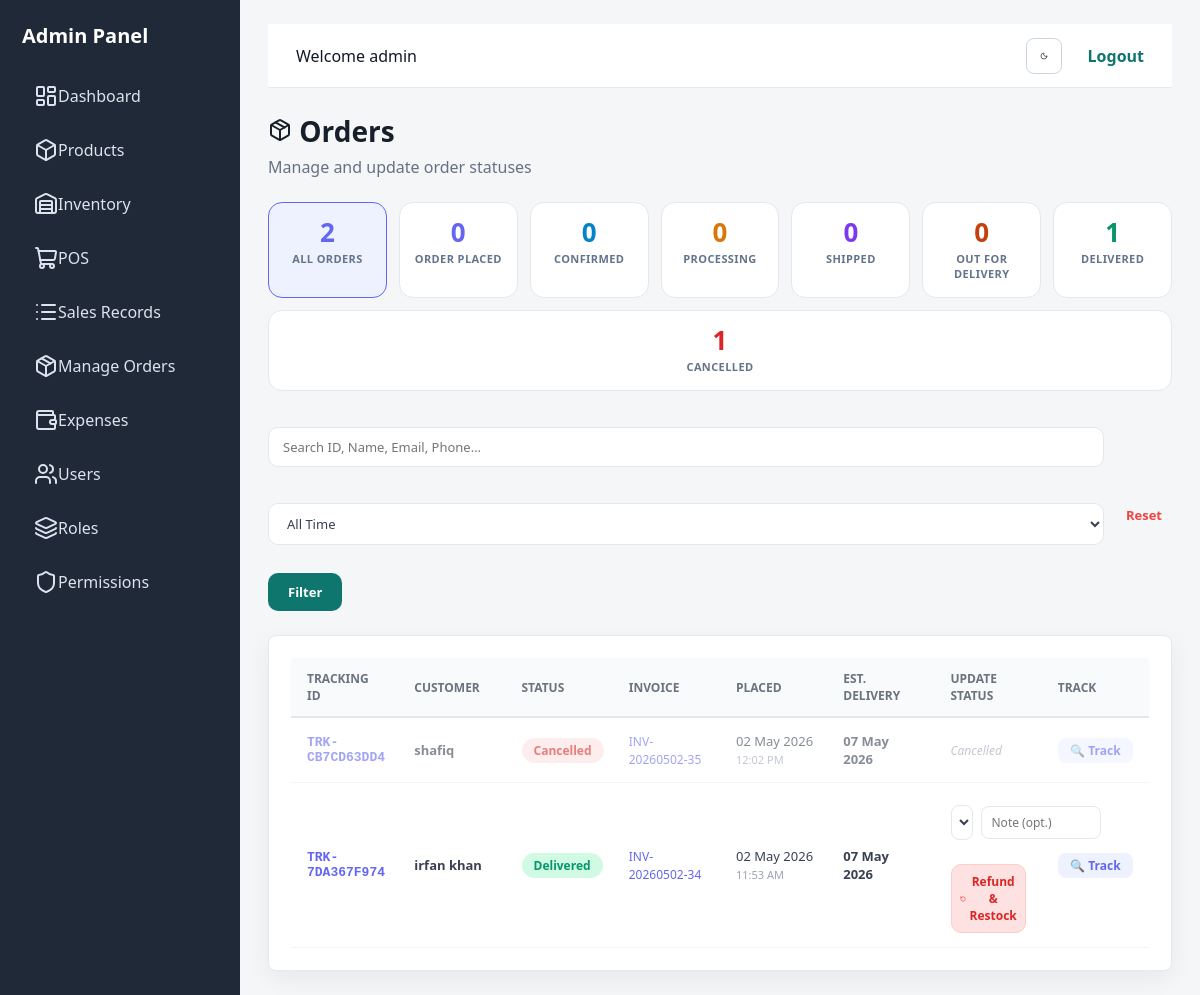
The page /orders/ (signed in) on the database as committed earlier.
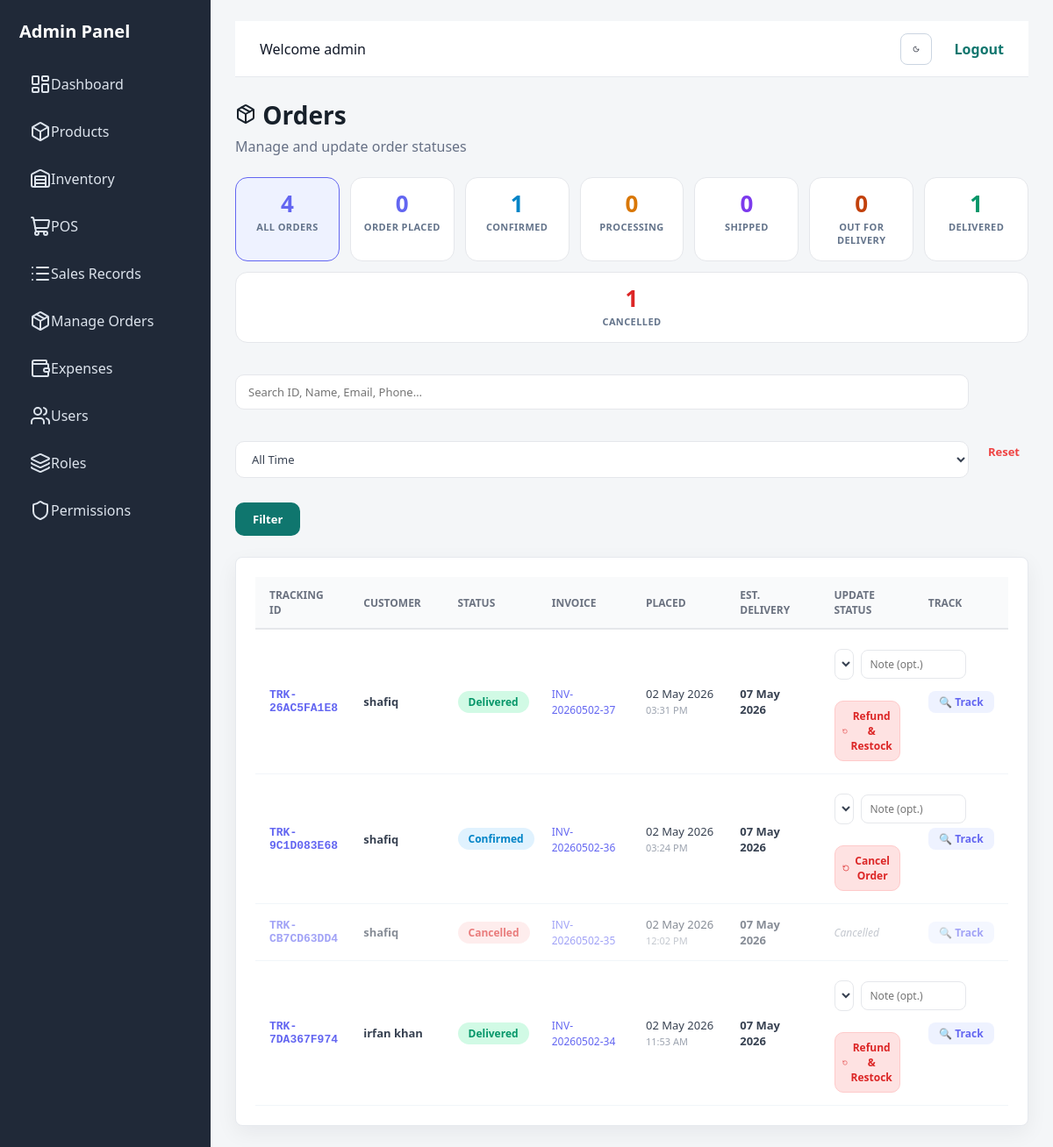
The same page on the database as committed later.
### accounts/models.py (models this page shows, shortened)
class Order(models.Model):
    STATUS_PLACED       = 'placed'
    STATUS_CONFIRMED    = 'confirmed'
    STATUS_PROCESSING   = 'processing'
    STATUS_SHIPPED      = 'shipped'
    STATUS_OUT_FOR_DEL  = 'out_for_delivery'
    STATUS_DELIVERED    = 'delivered'
    STATUS_CANCELLED    = 'cancelled'
    STATUS_CHOICES = [
        (STATUS_PLACED,      'Order Placed'),
        (STATUS_CONFIRMED,   'Confirmed'),
        (STATUS_PROCESSING,  'Processing'),
        (STATUS_SHIPPED,     'Shipped'),
        (STATUS_OUT_FOR_DEL, 'Out for Delivery'),
        (STATUS_DELIVERED,   'Delivered'),
        (STATUS_CANCELLED,   'Cancelled'),
    ]
    STATUS_PIPELINE = [
        STATUS_PLACED,
        STATUS_CONFIRMED,
        STATUS_PROCESSING,
        STATUS_SHIPPED,
        STATUS_OUT_FOR_DEL,
        STATUS_DELIVERED,
    ]
    invoice         = models.OneToOneField(Invoice, on_delete=models.CASCADE, related_name='order', null=True, blank=True)
    tracking_id     = models.CharField(max_length=20, unique=True, blank=True)
    status          = models.CharField(max_length=30, choices=STATUS_CHOICES, default=STATUS_PLACED)
    customer_name   = models.CharField(max_length=200, blank=True)
    customer_email  = models.EmailField(blank=True)
    customer_phone  = models.CharField(max_length=30, blank=True)
    shipping_address= models.TextField(blank=True)
    courier_name    = models.CharField(max_length=100, blank=True)
    courier_tracking= models.CharField(max_length=100, blank=True)  # External tracking number
    notes           = models.TextField(blank=True)
    placed_at       = models.DateTimeField(auto_now_add=True)
    confirmed_at    = models.DateTimeField(null=True, blank=True)
    processing_at   = models.DateTimeField(null=True, blank=True)
    shipped_at      = models.DateTimeField(null=True, blank=True)
    out_for_delivery_at = models.DateTimeField(null=True, blank=True)
    delivered_at    = models.DateTimeField(null=True, blank=True)
    cancelled_at    = models.DateTimeField(null=True, blank=True)
    updated_at      = models.DateTimeField(auto_now=True)
    estimated_delivery = models.DateField(null=True, blank=True)
    class Meta:
        ordering = ['-placed_at']

class Invoice(models.Model):
    invoice_number = models.CharField(max_length=50, unique=True, blank=True, null=True)
    created_at = models.DateTimeField(auto_now_add=True)
    created_by = models.ForeignKey(User, on_delete=models.SET_NULL, null=True)
    total_amount = models.DecimalField(max_digits=12, decimal_places=2, default=0)
    total_discount = models.DecimalField(max_digits=12, decimal_places=2, default=0)
    total_profit = models.DecimalField(max_digits=12, decimal_places=2, default=0)
    payment_method = models.CharField(max_length=50, default='Cash')

### accounts/views.py (the view, shortened to what this page needs)
# urls.py: path('orders/', views.orders_dashboard, name='orders_dashboard'),
@login_required
def orders_dashboard(request):
    from django.db.models import Count, Q
    status_filter = request.GET.get('status', '')
    q = request.GET.get('q', '').strip()
    date_filter = request.GET.get('date', '')
    all_orders = Order.objects.select_related('invoice').order_by('-placed_at')
    status_counts_qs = all_orders.values('status').annotate(count=Count('id'))
    status_counts = {item['status']: item['count'] for item in status_counts_qs}
    status_stats = [
        {
            'code': code,
            'label': label,
            'count': status_counts.get(code, 0),
        }
        for code, label in Order.STATUS_CHOICES
    ]
    total_orders = all_orders.count()
    orders = all_orders
    if status_filter:
        orders = orders.filter(status=status_filter)
    if date_filter == 'today':
        orders = orders.filter(placed_at__date=timezone.localdate())
    elif date_filter == 'week':
        today = timezone.localdate()
        start = today - timedelta(days=today.weekday())
        orders = orders.filter(placed_at__date__gte=start)
    elif date_filter == 'month':
        today = timezone.localdate()
        orders = orders.filter(placed_at__year=today.year, placed_at__month=today.month)
    context = {
        'orders': orders,
        'status_filter': status_filter,
        'date_filter': date_filter,
        'search_query': q,
        'status_choices': Order.STATUS_CHOICES,
        'status_stats': status_stats,
        'total_orders': total_orders,
    }
    return render(request, 'orders_dashboard.html', base_context(request, context))

### accounts/views.py (called while the page is built)
def is_admin(user):
    return user.is_authenticated and (user.is_superuser or has_role(user, ROLE_ADMIN))

def base_context(request, extra=None):
    context = {
        'can_manage_users': is_admin(request.user),
    }
    if extra:
        context.update(extra)
    return context

### accounts/templates/orders_dashboard.html (shortened to what the changed rows need)
{% extends 'base.html' %}
{% load humanize %}
{% block content %}
<section class="page-header">
    <div>
        <h1><i data-lucide="package"></i> Orders</h1>
    </div>
</section>
<div class="stats-strip">
    <a href="{% url 'orders_dashboard' %}"
       class="stat-card total {% if not status_filter %}active{% endif %}">
        <div class="stat-num">{{ total_orders }}</div>
        <div class="stat-label">All Orders</div>
    </a>
    {% for stat in status_stats %}
    <a href="?status={{ stat.code }}&q={{ search_query }}&date={{ date_filter }}"
       class="stat-card s-{{ stat.code }} {% if status_filter == stat.code %}active{% endif %}">
        <div class="stat-num">{{ stat.count }}</div>
        <div class="stat-label">{{ stat.label }}</div>
    </a>
    {% endfor %}
</div>
<div class="panel" style="overflow-x:auto;">
    <table class="data-table orders-table" id="ordersTable">
        <thead>
            <tr>
                <th>Tracking ID</th>
                <th>Customer</th>
                <th>Status</th>
                <th>Invoice</th>
                <th>Placed</th>
                <th>Est. Delivery</th>
                <th>Update Status</th>
                <th>Track</th>
            </tr>
        </thead>
        <tbody>
        {% for order in orders %}
        <tr class="{% if order.status == 'cancelled' %}cancelled-row{% endif %}" data-tid="{{ order.tracking_id }}">
            <td style="font-weight:700;color:#6366f1;font-family:monospace;">{{ order.tracking_id }}</td>
            <td>
                <div style="font-weight:600;">{{ order.customer_name|default:"—" }}</div>
            </td>
            <td>
                <span class="ob-badge ob-{{ order.status }}">
                    {{ order.get_status_display }}
                </span>
            </td>
            <td>
                {% if order.invoice %}
                <a href="/invoice/{{ order.invoice.id }}/" target="_blank"
                   style="font-size:12px;color:#6366f1;text-decoration:none;">
                    {{ order.invoice.invoice_number }}
                </a>
                {% else %}—{% endif %}
            </td>
            <td style="white-space:nowrap;">{{ order.placed_at|date:"d M Y" }}<br>
                <span style="font-size:11px;color:#9ca3af;">{{ order.placed_at|date:"h:i A" }}</span></td>
            <td style="font-size:13px;font-weight:600;">
                {{ order.estimated_delivery|date:"d M Y"|default:"—" }}
            </td>
            <td>
                {% if order.status != 'cancelled' %}
                <div style="display:flex;flex-direction:column;gap:8px;">
                    <form method="POST" action="{% url 'update_order_status' order.id %}" class="update-form" onsubmit="return false;">
                        <select name="status" onchange="autoUpdateStatus(this, {{ order.id }})">
                            {% for code, label in status_choices %}
                            <option value="{{ code }}" {% if order.status == code %}selected{% endif %}>
                                {{ label }}
                            </option>
                            {% endfor %}
                        </select>
                        <input type="text" name="note" placeholder="Note (opt.)" id="note{{ order.id }}">
                    </form>
                    <form method="POST" action="{% url 'cancel_order' order.id %}" id="cancelForm{{ order.id }}">
                        <button type="button"
                                onclick="openModal('Refund Order?', 'Are you sure you want to refund this order ({{ order.tracking_id }})? This will restock all items immediately.', 'Confirm Refund', 'danger', () => document.getElementById('cancelForm{{ order.id }}').submit())"
                                style="width:100%;padding:8px;background:#fee2e2;color:#dc2626;border:1px solid #fecaca;border-radius:10px;font-size:12px;font-weight:700;cursor:pointer;transition:0.2s;"
                                onmouseover="this.style.background='#fecaca'" onmouseout="this.style.background='#fee2e2'">
                            <i data-lucide="rotate-ccw" style="width:14px;height:14px;vertical-align:middle;margin-right:4px;"></i> {% if order.status == 'delivered' %}Refund & Restock{% else %}Cancel Order{% endif %}
                        </button>
                    </form>
                </div>
                {% else %}
                <span style="font-size:12px;color:#9ca3af;font-style:italic;">
                    Cancelled
                </span>
                {% endif %}
            </td>
            <td>
                <div style="display:flex;flex-direction:column;gap:8px;">
                    <a href="{% url 'track_order' order.tracking_id %}" target="_blank" class="track-link" style="text-align:center;">
                        🔍 Track
                    </a>
                </div>
            </td>
        </tr>
        {% endfor %}
        </tbody>
    </table>
</div>
{% endblock %}

Rows that differ between the two databases and show on the page:
added Order: tracking_id "TRK-26AC5FA1E8", customer_name "shafiq", status "Delivered", invoice.invoice_number "INV-20260502-37", placed_at "02 May 2026", placed_at "03:31 PM", estimated_delivery "07 May 2026", shows "Refund & Restock"
added Order: tracking_id "TRK-9C1D083E68", customer_name "shafiq", status "Confirmed", invoice.invoice_number "INV-20260502-36", placed_at "02 May 2026", placed_at "03:24 PM", estimated_delivery "07 May 2026", shows "Cancel Order"
Other text that changed with them:
{{ total_orders }}: "2" → "4"
new list line: "1 CONFIRMED"
list line gone: "0 CONFIRMED"
